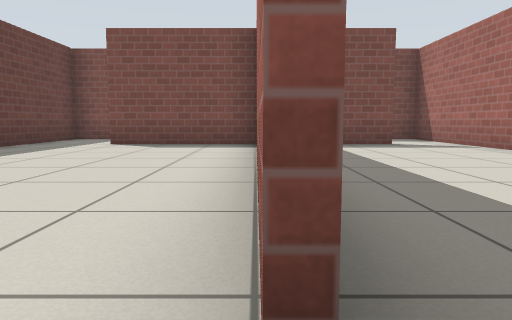
[1] (above)

18 first-person views from a walk through a world built for the Gazebo simulator. The camera is 0.5 m above the floor, tilts 6° down and sees 70° across. The floor is counted in squares, 1 m on a side. Each view is taken from the middle of a square. On the plan, view 1 faces up. The plan holds only what a view shows up to about 9 squares ahead; the rest is blank. Simple patterns stand in for the simulator's built-in surfaces.

[2]
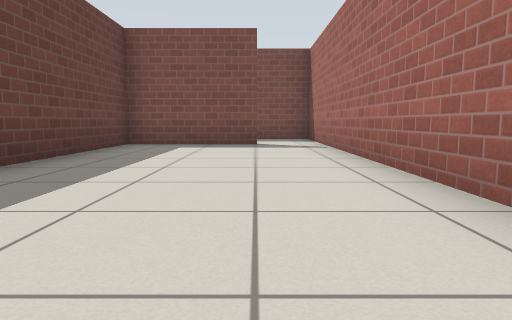

[3]
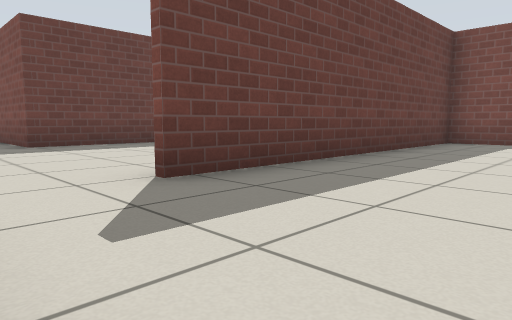

[4]
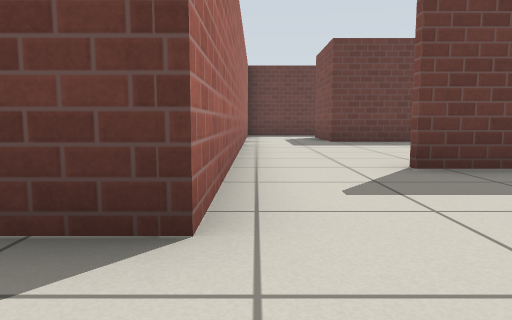

[5]
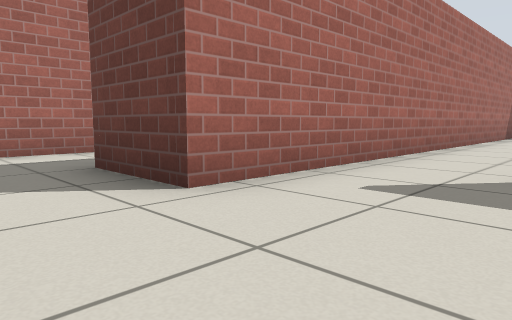

[6]
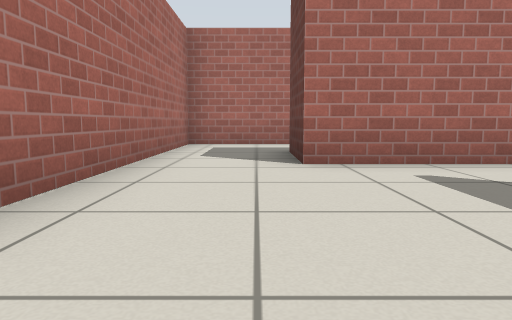

[7]
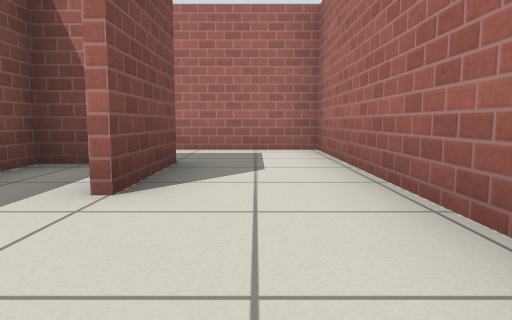

[8]
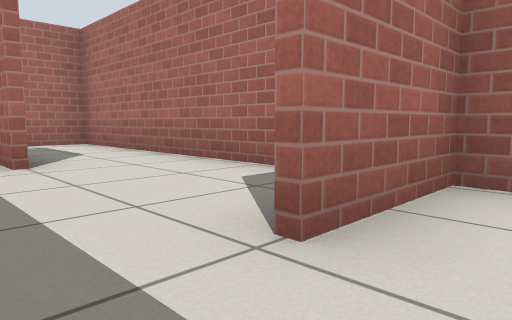

[9]
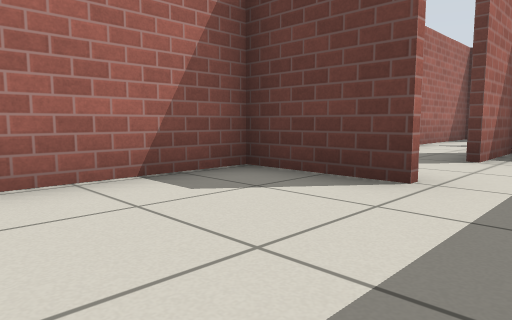

[10]
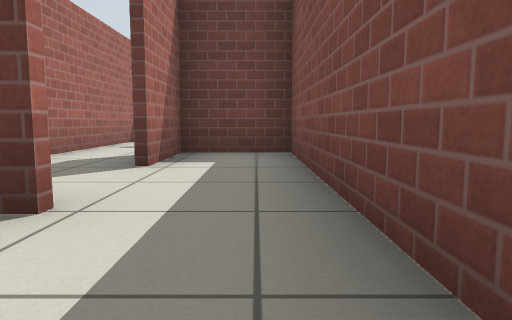

[11]
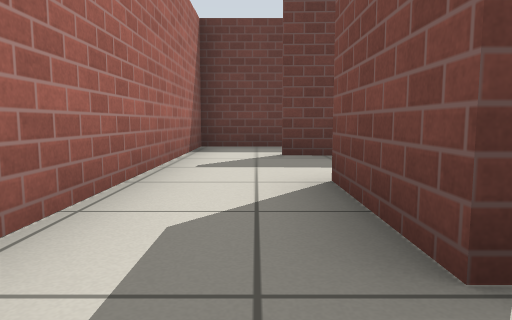

[12]
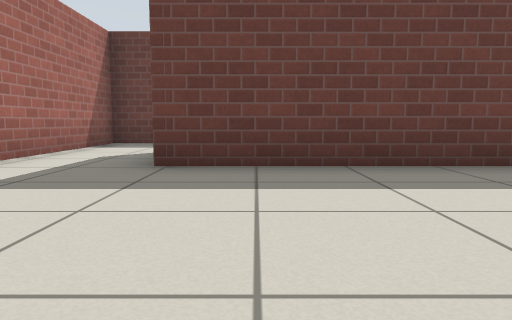

[13]
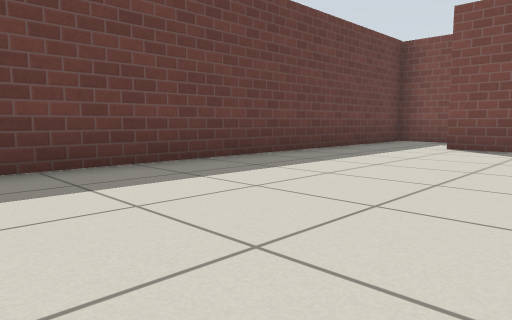

[14]
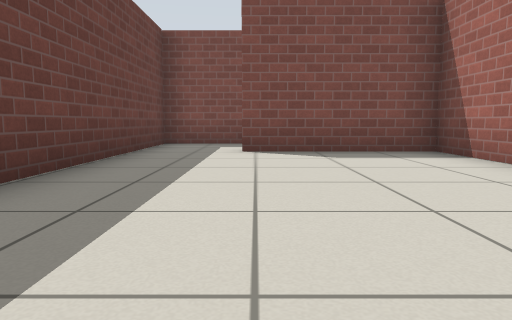

[15]
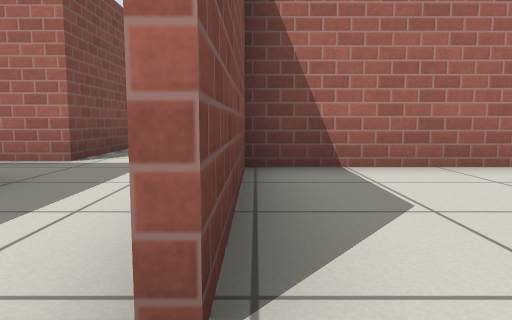

[16]
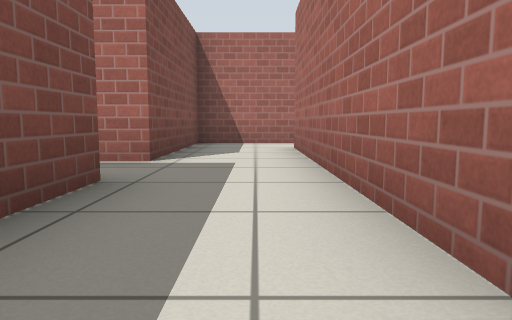

[17]
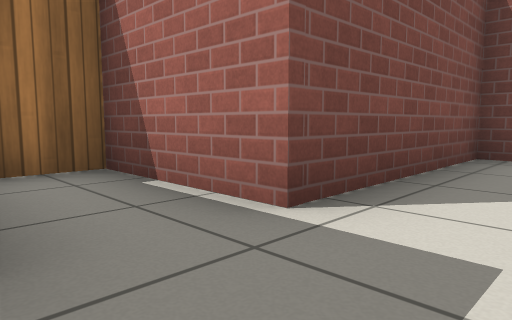

[18]
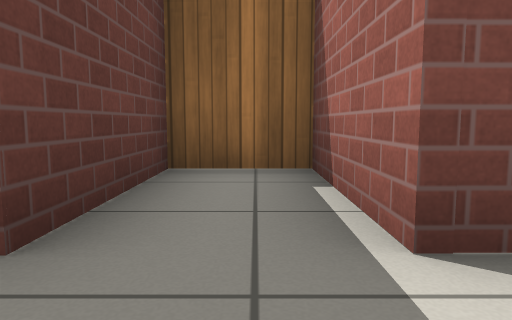

### Floor plan
Ten units are one square. View 1 is at (0, 0); x grows to the right and y downward. Boxes are objects, and circles mark ways between rooms. Rooms are numbered by the first view taken in them; rooms with no view inside come last. Other rooms are left out.
<svg viewBox="-100 -133 150 189">
<path fill="none" stroke="#000" d="M-6 13 24 13 24 30M31 -81 -1 -81M2 -81 2 -6M25 51 45 51 45 -86M-29 31 -29 51M-18 14 -69 14 -69 32 -50 32M-31 51 -31 31M4 29 11 29M-35 51 25 51M23 21 23 14M24 30 4 30M0 -41 0 -81M0 -6 0 -24M-1 -81 -32 -81M-51 -86 -51 -9 -75 -9M-95 13 -6 13M-30 -83 31 -83M45 -86 45 -103 6 -103 6 -128 -9 -128 -9 -103 -51 -103 -51 -86M-94 51 -55 51M-93 3 -94 36M-50 34 -71 34"/>
<circle cx="15" cy="40" r="3" fill="#2a7"/>
<circle cx="0" cy="0" r="3" fill="#2a7"/>
<circle cx="40" cy="-80" r="3" fill="#2a7"/>
<circle cx="-65" cy="40" r="3" fill="#2a7"/>
<circle cx="-40" cy="-80" r="3" fill="#2a7"/>
<text x="30" y="-20">1</text>
<text x="-20" y="30">2</text>
<text x="-30" y="-30">3</text>
<text x="0" y="-100">4</text>
<text x="-80" y="30">5</text>
</svg>
Room 1 opens to room 2. Room 1 opens to room 3. Room 1 opens to room 4. Room 2 opens to room 5. Room 3 opens to room 4.

Where each view was taken, in squares from view 1:
view 1: 0 up, 0 right, facing up
view 2: 0 up, 3 right, facing up
view 3: 1 down, 3 right, facing up-left
view 4: 1 down, 4 right, facing left
view 5: 1 up, 4 right, facing down-left
view 6: 3 up, 3 right, facing down
view 7: 4 down, 2 left, facing right
view 8: 2 down, 4 left, facing down-right
view 9: 2 down, 0 right, facing down-left
view 10: 2 down, 1 left, facing left
view 11: 4 down, 4 left, facing left
view 12: 2 up, 1 left, facing left
view 13: 1 up, 1 left, facing up-left
view 14: 2 up, 3 left, facing up
view 15: 8 up, 4 left, facing right
view 16: 9 up, 4 left, facing right
view 17: 9 up, 1 left, facing up-right
view 18: 9 up, 0 right, facing up
